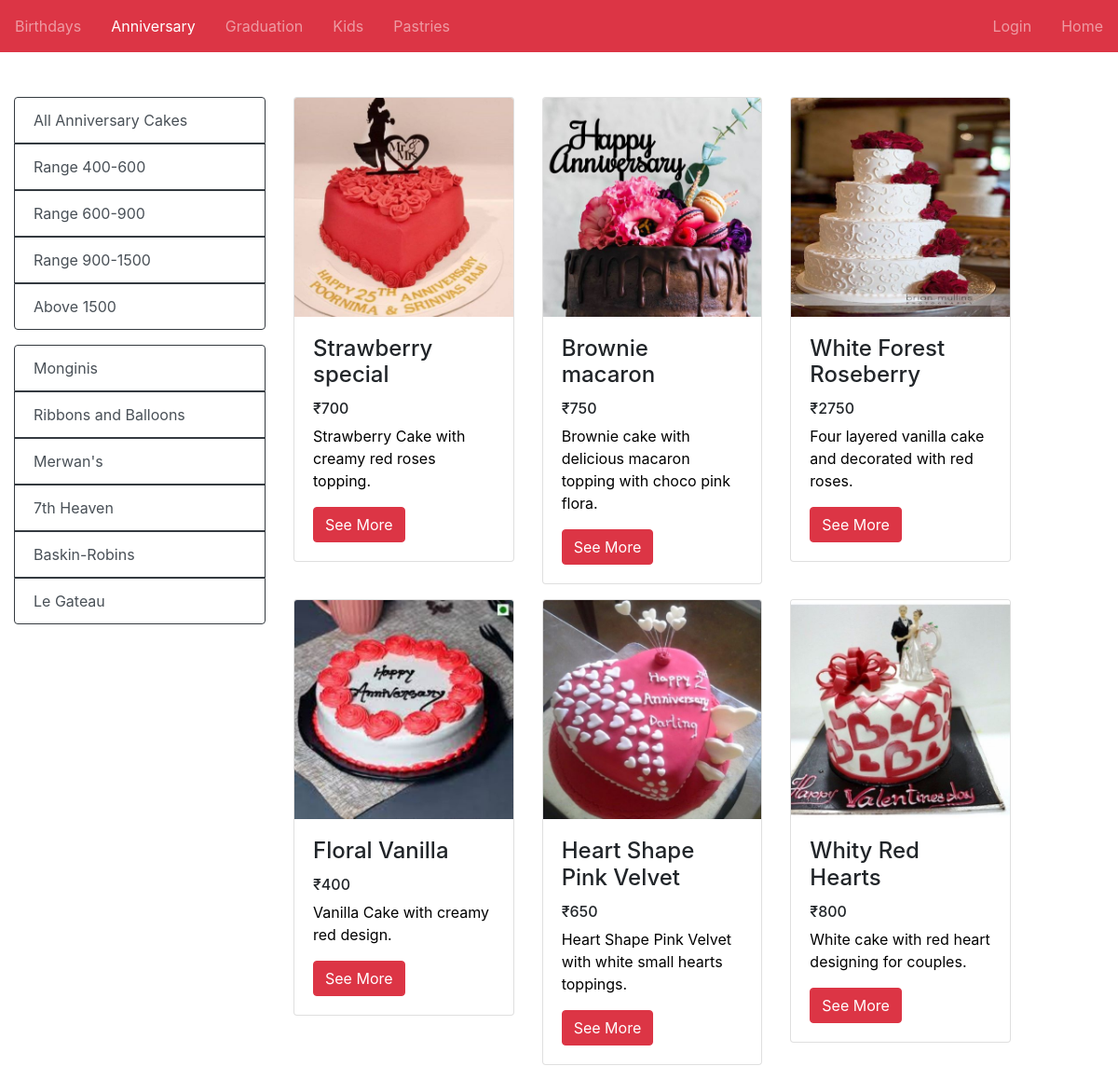
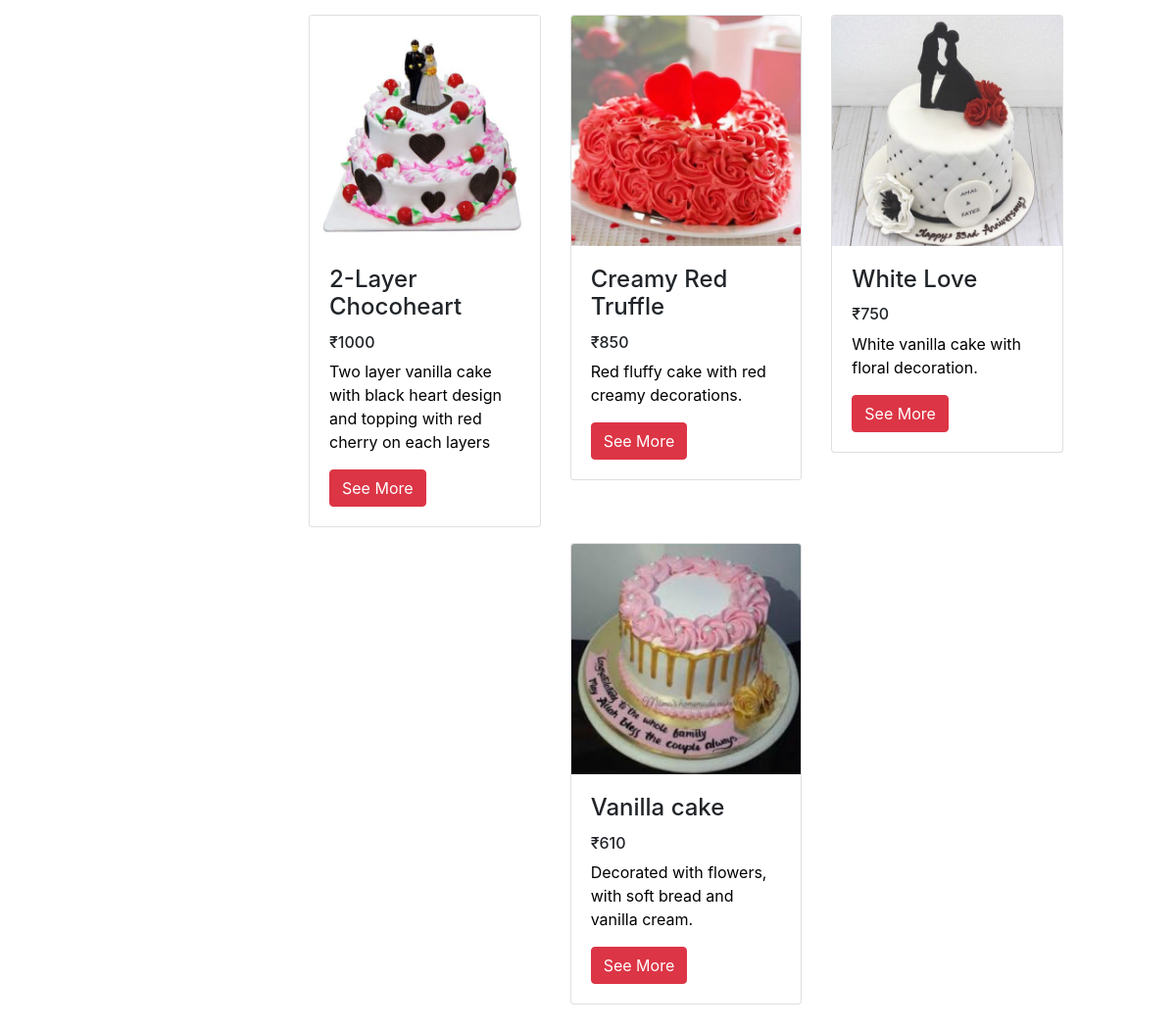
Screenshot of /anniversary/ with the database file from the repository (2 pictures, top to bottom).
### homepage/models.py (models this page shows)
class Cakeitem(models.Model):
    user=ForeignKey(User, on_delete=models.CASCADE)
    brand=models.CharField(max_length=20,default="None")
    name=models.CharField(max_length=30, default="None")
    category=models.CharField(max_length=10)
    cimg=models.ImageField(null=True,blank=True,upload_to='images/')
    price500=models.IntegerField(null=True,blank=True)
    price1=models.IntegerField(null=True,blank=True,default=None)
    price2=models.IntegerField(null=True,blank=True,default=None)
    price3=models.IntegerField(null=True,blank=True,default=None)
    des=models.CharField(max_length=100,default="None")

### anniversary/views.py (the view)
# urls.py: path('',views.anni),
def anni(request, data=None):
    if request.user.is_authenticated:
        cus=SignCustomer.objects.get(user=request.user)
        fran=SignFranchise.objects.filter(pin=cus.pin)
        print(fran)
        bcakes=Cakeitem.objects.none()
        for f in fran:
            if data == None:
                cak=Cakeitem.objects.filter(category="anni").filter(user=f.user)
            if data == '400-600':
                cak =Cakeitem.objects.filter(category="anni").filter(price500__gte=400, price500__lt=600).filter(user=f.user)
            elif data =='600-900':
                cak = Cakeitem.objects.filter(category="anni").filter(price1__gte=600, price1__lt=900, price500=None).filter(user=f.user)
            elif data =='900-1500':
                cak = Cakeitem.objects.filter(category="anni").filter(price2__gte=900, price2__lt=1500, price500=None, price1=None).filter(user=f.user)
            elif data =='Above1500':
                cak = Cakeitem.objects.filter(category="anni").filter(price3__gte=1500, price500=None, price1=None, price2=None).filter(user=f.user)
            elif data == 'Monginis':
                cak=Cakeitem.objects.filter(category="anni").filter(brand="Monginis").filter(user=f.user)
            elif data == 'RibbonsandBallons':
                cak=Cakeitem.objects.filter(category="anni").filter(brand="Ribbons and Balloons").filter(user=f.user)
            elif data == 'Merwans':
                cak=Cakeitem.objects.filter(category="anni").filter(brand="Merwans").filter(user=f.user)
            elif data == '7thHeaven':
                cak=Cakeitem.objects.filter(category="anni").filter(brand="7th Heaven").filter(user=f.user)
            elif data == 'BaskinRobins':
                cak=Cakeitem.objects.filter(category="anni").filter(brand="Baskin-Robins").filter(user=f.user)
            elif data == 'legateau':
                cak=Cakeitem.objects.filter(category="anni").filter(brand="Le gateau").filter(user=f.user)
            bcakes = bcakes | cak
    else:
            if data == None:
                bcakes=Cakeitem.objects.filter(category="anni")
            if data == '400-600':
                bcakes =Cakeitem.objects.filter(category="anni").filter(price500__gte=400, price500__lt=600)
            elif data =='600-900':
                bcakes= Cakeitem.objects.filter(category="anni").filter(price1__gte=600, price1__lt=900, price500=None)
            elif data =='900-1500':
                bcakes= Cakeitem.objects.filter(category="anni").filter(price2__gte=900, price2__lt=1500, price500=None, price1=None)
            elif data =='Above1500':
                bcakes= Cakeitem.objects.filter(category="anni").filter(price3__gte=1500, price500=None, price1=None, price2=None)
            elif data == 'Monginis':
                bcakes=Cakeitem.objects.filter(category="anni").filter(brand="Monginis")
            elif data == 'RibbonsandBallons':
                bcakes=Cakeitem.objects.filter(category="anni").filter(brand="Ribbons and Balloons")
            elif data == 'Merwans':
                bcakes=Cakeitem.objects.filter(category="anni").filter(brand="Merwans")
            elif data == '7thHeaven':
                bcakes=Cakeitem.objects.filter(category="anni").filter(brand="7th Heaven")
            elif data == 'BaskinRobins':
                bcakes=Cakeitem.objects.filter(category="anni").filter(brand="Baskin-Robins")
            elif data == 'legateau':
                bcakes=Cakeitem.objects.filter(category="anni").filter(brand="Le gateau")
    return render(request,'anniversary.html',{'bcakes':bcakes})

### templates/anniversary.html (shortened to what this page needs)
<!DOCTYPE html>
{% load static %}
<html lang="en">
<head>
  <link rel="stylesheet" href="{% static 'css/homepage.css' %}" />
  <link rel="stylesheet" href="https://maxcdn.bootstrapcdn.com/bootstrap/4.5.2/css/bootstrap.min.css">
</head>
<body>
    <nav class="navbar navbar-expand-md bg-danger navbar-dark p-0">
        <div class="collapse navbar-collapse" id="collapsibleNavbar2">
          <ul class="navbar-nav">
            <li class="nav-item  p-2">
              <a class="nav-link" href="/birthdays">Birthdays</a>
            </li>
            <li class="nav-item active p-2">
              <a class="nav-link" href="/anniversary">Anniversary</a>
            </li>
            <li class="nav-item p-2">
              <a class="nav-link" href="/graduation">Graduation</a>
            </li>
            <li class="nav-item p-2">
              <a class="nav-link" href="/kids">Kids</a>
            </li>
            <li class="nav-item p-2">
              <a class="nav-link" href="/pastries">Pastries</a>
            </li>
          </ul>
          <ul class="navbar-nav ml-auto">
            {% if request.user.is_authenticated %}
            <li class="nav-item active p-2">
              <a class="nav-link" href="#">Welcome {{request.user}}</a>
            </li>
            <li class="nav-item p-2">
              <a class="nav-link" href="/cart">Cart</a>
            </li>
            <li class="nav-item p-2">
              <a class="nav-link" href="{% url 'logout' %}">Logout</a>
            </li>
            {% else %}
            <li class="nav-item p-2">
              <a class="nav-link" href="/custlogin">Login</a>
            </li>
            {% endif %}
            <li class="nav-item p-2">
              <a class="nav-link" href="/">Home</a>
            </li>
          </ul>
        </div>
    </nav>
    <div class="container-fluid my-5">
      <div class="row">
        <div class="col-sm-3">
          <div class="list-group mb-3">
            <a href="/anniversary" class="list-group-item list-group-item-action border border-dark" aria-current="true">All Anniversary Cakes</a>
            <a href="{%url 'annidata' '400-600' %}" class="list-group-item list-group-item-action border border-dark" aria-current="true" >Range 400-600</a>
            <a href="{%url 'annidata' '600-900' %}"  class="list-group-item list-group-item-action border border-dark" aria-current="true">Range 600-900</a>
            <a href="{%url 'annidata' '900-1500' %}"  class="list-group-item list-group-item-action border border-dark" aria-current="true">Range 900-1500</a>
            <a href="{%url 'annidata' 'Above1500' %}"  class="list-group-item list-group-item-action border border-dark" aria-current="true">Above 1500</a>
          </div>
          <div class="list-group mb-3">
            <a href="{%url 'annidata' 'Monginis' %}"  class="list-group-item list-group-item-action border border-dark" aria-current="true">Monginis</a>
            <a href="{%url 'annidata' 'RibbonsandBallons' %}"  class="list-group-item list-group-item-action border border-dark" aria-current="true">Ribbons and Balloons</a>
            <a href="{%url 'annidata' 'Merwans' %}"  class="list-group-item list-group-item-action border border-dark" aria-current="true">Merwan's</a>
            <a href="{%url 'annidata' '7thHeaven' %}"  class="list-group-item list-group-item-action border border-dark" aria-current="true">7th Heaven</a>
            <a href="{%url 'annidata' 'BaskinRobins' %}"  class="list-group-item list-group-item-action border border-dark" aria-current="true">Baskin-Robins</a>
            <a href="{%url 'annidata' 'legateau' %}"  class="list-group-item list-group-item-action border border-dark" aria-current="true">Le Gateau</a>
          </div>
          </div>
    <br><br>
    <div class="col-sm-8">
      {% if bcakes %}
      <div  class="row justify-content-sm-center">
        {% for bcake in bcakes %}
        <div class ="col-sm-4 mb-3">
          <div class="card">
            <img class="card-img-top" src="{{bcake.cimg.url}}" alt="Card image">
            <div class="card-body">
              <h4 class="card-title">{{bcake.name}}</h4>
              {% if bcake.price500 != None %}
                <h6>&#8377;{{bcake.price500}}</h6>
              {% elif bcake.price1 != None %}
                <h6>&#8377;{{bcake.price1}}</h6>
              {% elif bcake.price2 != None %}
                <h6>&#8377;{{bcake.price2}}</h6>
              {% else %}
                <h6>&#8377;{{bcake.price3}}</h6>
              {% endif %}
              <p class="card-text" style="color: black;">{{bcake.des}}</p>
              <a href="{% url 'annidetail' bcake.id %}"><button type="button" class="btn btn-danger" >See More</button></a>
            </div>
          </div>
        </div>
        {% endfor %}
      {% else %}
          <h4 class= "text-center alert alert-danger">No Available Cakes</h4>
      {% endif  %}
      </div>
    </div>
</body>
</html>

### static/css/homepage.css (style rules this page uses)
.card-text { color: white; }

### rows the page displays
Cakeitem: cimg (picture), name "Strawberry special", price1 "700", des "Strawberry Cake with creamy red roses topping."
Cakeitem: cimg (picture), name "Brownie macaron", price1 "750", des "Brownie cake with delicious macaron topping with choco pink flora."
Cakeitem: cimg (picture), name "White Forest Roseberry", price3 "2750", des "Four layered vanilla cake and decorated with red roses."
Cakeitem: cimg (picture), name "Floral Vanilla", price500 "400", des "Vanilla Cake with creamy red design."
Cakeitem: cimg (picture), name "Heart Shape Pink Velvet", price1 "650", des "Heart Shape Pink Velvet with white small hearts toppings."
Cakeitem: cimg (picture), name "Whity Red Hearts", price1 "800", des "White cake with red heart designing for couples."
Cakeitem: cimg (picture), name "2-Layer Chocoheart", price2 "1000", des "Two layer vanilla cake with black heart design and topping with red cherry on each layers"
Cakeitem: cimg (picture), name "Creamy Red Truffle", price1 "850", des "Red fluffy cake with red creamy decorations."
Cakeitem: cimg (picture), name "White Love", price1 "750", des "White vanilla cake with floral decoration."
Cakeitem: cimg (picture), name "Vanilla cake", price1 "610", des "Decorated with flowers, with soft bread and vanilla cream."
